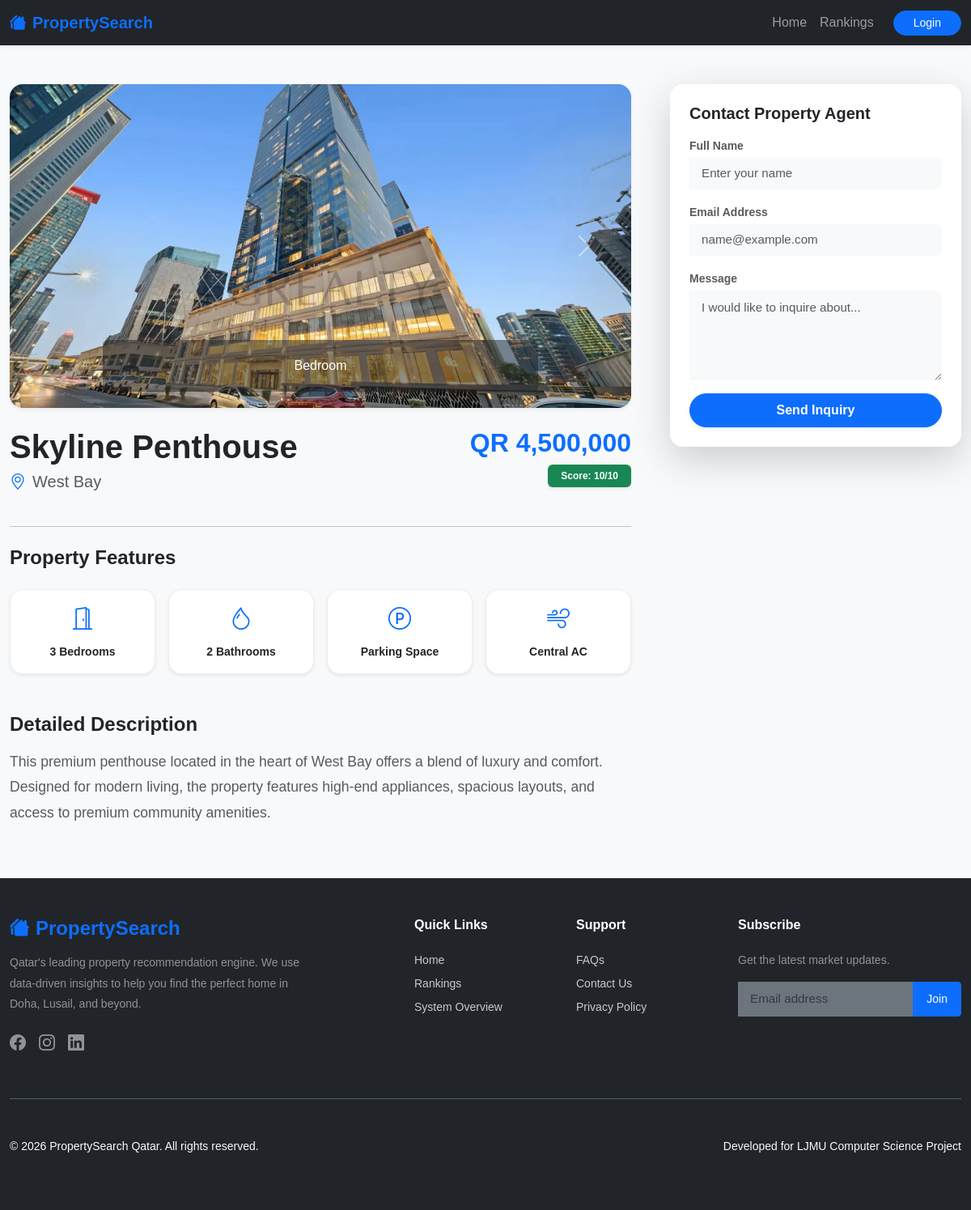
The page /property.php?id=3 on the database its author committed.
### tables this page shows
CREATE TABLE `properties` (
  `property_id` int(11) NOT NULL,
  `name` varchar(255) NOT NULL,
  `type` varchar(50) NOT NULL,
  `price` int(11) NOT NULL,
  `location` varchar(255) NOT NULL,
  `description` text NOT NULL,
  `recommendation_score` int(3) NOT NULL,
  `average_rating` float NOT NULL,
  `image` varchar(255) DEFAULT NULL,
  `bedrooms` int(11) NOT NULL DEFAULT 0,
  `bathrooms` int(11) NOT NULL DEFAULT 0,
  `size` int(11) NOT NULL DEFAULT 0
);

### property.php (the view, shortened to what this page needs)
<?php
include 'header.php';
$property_id = isset($_GET['id']) ? (int)$_GET['id'] : 0;
$query = "SELECT * FROM properties WHERE property_id = $property_id";
$result = mysqli_query($conn, $query);
$property = mysqli_fetch_assoc($result);
?>
<div class="container my-5">
    <div class="row g-5">
        <div class="col-lg-8">
            <div id="propertyCarousel" class="carousel slide shadow-sm rounded-4 overflow-hidden mb-4" data-bs-ride="carousel">
                <div class="carousel-inner">
                    <div class="carousel-item active">
                        <img src="assets/images/property<?php echo $property_id; ?>/1.jpg" class="d-block w-100" style="height: 400px; object-fit: cover;" onerror="this.src='assets/images/property<?php echo $property_id; ?>.jpg'">
                        <div class="carousel-caption d-none d-md-block bg-dark bg-opacity-50 rounded">
                            <p class="mb-0">Bedroom</p>
                        </div>
                    </div>
                </div>
                <button class="carousel-control-prev" type="button" data-bs-target="#propertyCarousel" data-bs-slide="prev">
                    <span class="carousel-control-prev-icon"></span>
                </button>
                <button class="carousel-control-next" type="button" data-bs-target="#propertyCarousel" data-bs-slide="next">
                    <span class="carousel-control-next-icon"></span>
                </button>
            </div>
            <div class="d-flex justify-content-between align-items-start mb-3">
                <div>
                    <h1 class="fw-bold mb-1 text-dark"><?php echo htmlspecialchars($property['name']); ?></h1>
                    <p class="text-muted fs-5"><i class="bi bi-geo-alt text-primary me-2"></i><?php echo htmlspecialchars($property['location']); ?></p>
                </div>
                <div class="text-end">
                    <h2 class="text-primary fw-bold mb-0">QR <?php echo number_format($property['price']); ?></h2>
                    <span class="badge bg-success px-3 py-2 mt-2 shadow-sm">Score: <?php echo $property['recommendation_score']; ?>/10</span>
                </div>
            </div>
            <hr class="my-4 opacity-25">
            <h4 class="fw-bold mb-4">Property Features</h4>
            <div class="row g-3 mb-5">
                <div class="col-6 col-md-3 text-center">
                    <div class="p-3 rounded-4 bg-white shadow-sm amenity-box">
                        <i class="bi bi-door-open fs-3 text-primary"></i>
                        <p class="small fw-bold mb-0 mt-2">3 Bedrooms</p>
                    </div>
                </div>
                <div class="col-6 col-md-3 text-center">
                    <div class="p-3 rounded-4 bg-white shadow-sm amenity-box">
                        <i class="bi bi-droplet fs-3 text-primary"></i>
                        <p class="small fw-bold mb-0 mt-2">2 Bathrooms</p>
                    </div>
                </div>
                <div class="col-6 col-md-3 text-center">
                    <div class="p-3 rounded-4 bg-white shadow-sm amenity-box">
                        <i class="bi bi-p-circle fs-3 text-primary"></i>
                        <p class="small fw-bold mb-0 mt-2">Parking Space</p>
                    </div>
                </div>
                <div class="col-6 col-md-3 text-center">
                    <div class="p-3 rounded-4 bg-white shadow-sm amenity-box">
                        <i class="bi bi-wind fs-3 text-primary"></i>
                        <p class="small fw-bold mb-0 mt-2">Central AC</p>
                    </div>
                </div>
            </div>
            <h4 class="fw-bold mb-3">Detailed Description</h4>
            <p class="text-muted" style="line-height: 1.8; font-size: 1.1rem;">
                This premium <?php echo strtolower($property['type']); ?> located in the heart of <?php echo htmlspecialchars($property['location']); ?>
                offers a blend of luxury and comfort. Designed for modern living, the property features high-end appliances,
                spacious layouts, and access to premium community amenities.
            </p>
        </div>
        <div class="col-lg-4">
            <div class="card border-0 shadow-lg rounded-4 p-4 sticky-top sticky-card">
                <h5 class="fw-bold mb-3">Contact Property Agent</h5>
                <form>
                    <div class="mb-3">
                        <label class="small text-muted mb-1 fw-bold">Full Name</label>
                        <input type="text" class="form-control bg-light border-0 py-2" placeholder="Enter your name">
                    </div>
                    <div class="mb-3">
                        <label class="small text-muted mb-1 fw-bold">Email Address</label>
                        <input type="email" class="form-control bg-light border-0 py-2" placeholder="name@example.com">
                    </div>
                    <div class="mb-3">
                        <label class="small text-muted mb-1 fw-bold">Message</label>
                        <textarea class="form-control bg-light border-0" rows="4" placeholder="I would like to inquire about..."></textarea>
                    </div>
                    <button type="button" class="btn btn-primary w-100 py-2 fw-bold rounded-pill shadow-sm">
                        Send Inquiry
                    </button>
                </form>
            </div> </div> </div> </div> <?php include 'footer.php'; ?>

### assets/css/style.css (style rules this page uses)
body { font-family: 'Arial', sans-serif; background-color: #f7f7f7; margin: 0; padding: 0; }
.container { max-width: 1200px; margin: 0 auto; }
.row { display: flex; justify-content: space-between; }
.carousel-item img { object-fit: cover; height: 400px; width: 100%; }
.form-control { border-radius: 0 8px 8px 0; padding: 10px 15px; font-size: 0.95rem; }

### property.php (style rules this page uses)
.sticky-card { top: 100px; z-index: 10; }
.amenity-box { transition: 0.3s; border: 1px solid #eee !important; }

### rows shown on the page
properties: name "Skyline Penthouse", location "West Bay", price "4,500,000", recommendation_score "10", type "penthouse"
